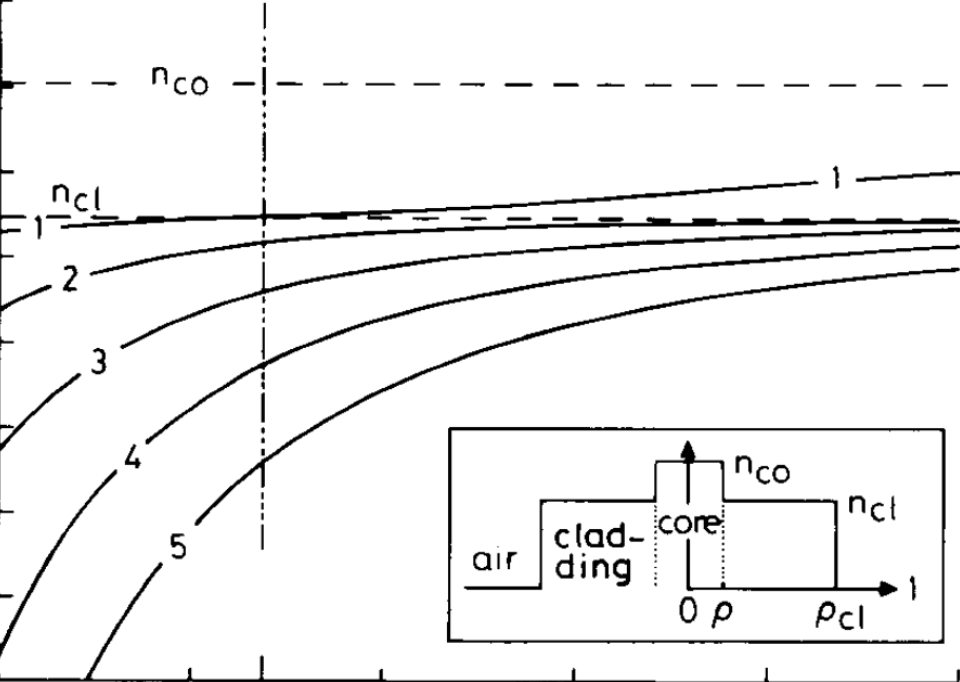
#> input picture curve_fitting/samples/fig.png, 960 x 682 px, found by its file name
$ python rough.py
#> lines starting #> are read from the running program, lines starting #| are printed output that depends on the picture
import matplotlib.pyplot as plt
from PIL import Image

def plot_points_on_image(image_path, points):
    # Load the image
    image = Image.open(image_path)
#> image is the input picture: PIL image 960x682 RGBA; mean R, G, B, A 240.5, 240.5, 240.5, 255

    # Create a figure and axis
    fig, ax = plt.subplots()

    # Display the image
    ax.imshow(image)

    # Extract x and y coordinates from points
    x_coords, y_coords = zip(*points)

    print(x_coords)
    # Plot the points on the image
    ax.plot(x_coords, y_coords, 'ro')  # 'ro' specifies red circles for the points

    # Show the plot
    plt.show()
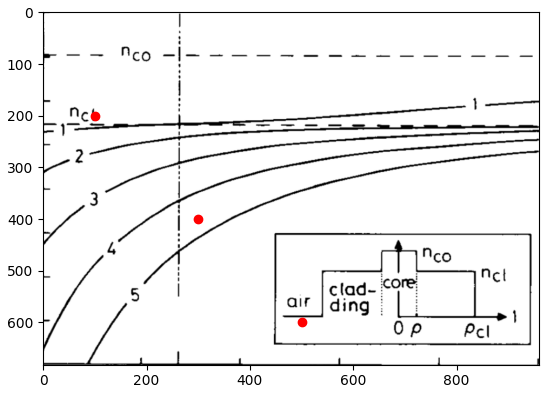
#> figure drawn by matplotlib, 1 panel

# Example usage:
image_path = '/home/sb/projects/curve_fitting/samples/fig.png'
points = [(100, 200), (300, 400), (500, 600)]

plot_points_on_image(image_path, points)
